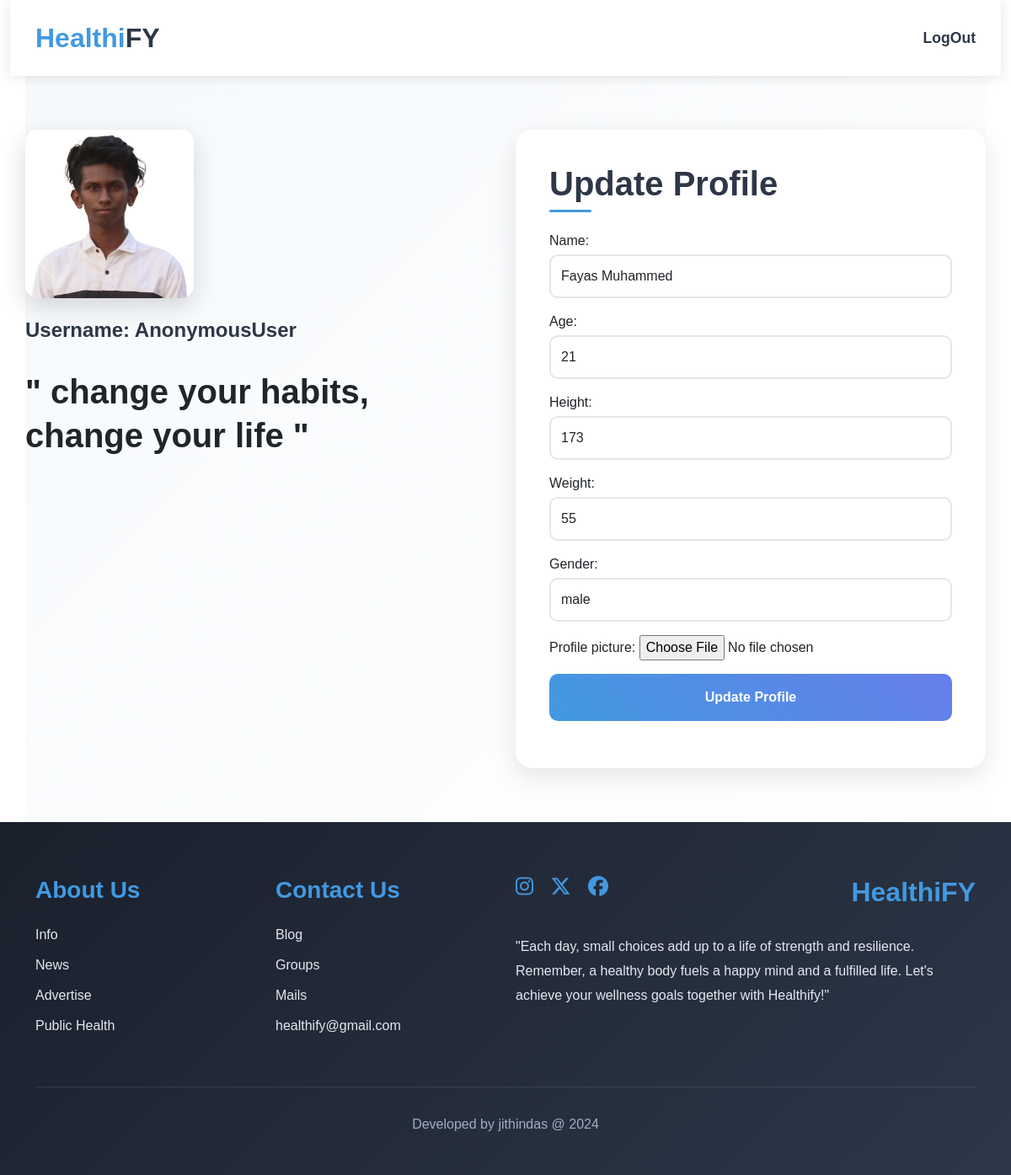
The app's page /upuser/16 with its own data.
### web/models.py (models this page shows, shortened)
class UserProfile_Model(models.Model):
    name=models.CharField(max_length=100,null=True)
    age=models.PositiveIntegerField(null=True)
    height=models.IntegerField(null=True)
    weight=models.IntegerField(null=True)
    gender=models.CharField(max_length=100,choices=[('male','male'),
                                                    ('female','female')],null=True)
    profile_picture=models.FileField(upload_to='images',null=True,blank=True)
    user=models.OneToOneField(User,on_delete=models.CASCADE)
    created_date=models.DateField(auto_now_add=True)
    updated_date=models.DateField(auto_now=True)
    is_active=models.BooleanField(default=True)
    def create_profile(sender,instance,created,**kwargs):
        if created:
            UserProfile_Model.objects.update_or_create(user=instance)
    post_save.connect(sender=User,receiver=create_profile)

### web/views.py (the view, shortened to what this page needs)
# urls.py: path('upuser/<int:pk>', Update_UserProfile_View.as_view(),name='upuser'),
class Update_UserProfile_View(View):
    def get(self, request, *args, **kwargs):
        id = kwargs.get('pk')
        data=UserProfile_Model.objects.get(id=id)
        form = UserProfile_Form(instance=data)
        return render(request, 'profile_update.html', {'form': form,'data':data})

### web/templates/profile_update.html (shortened to what this page needs)
<!DOCTYPE html>
<html lang="en">
<head>
    <link href="https://cdn.jsdelivr.net/npm/bootstrap@5.3.3/dist/css/bootstrap.min.css" rel="stylesheet">
    <link rel="stylesheet" href="https://cdnjs.cloudflare.com/ajax/libs/font-awesome/6.6.0/css/all.min.css">
</head>
<body>
    <div class="container-fluid sticky-top">
        <header>
            <nav class="navbar navbar-expand-lg header">
                <div class="container">
                    <a class="navbar-brand" href="{% url 'profile' %}">
                        <span class="nav_heading">Healthi</span><span class="nav_heading_span">FY</span>
                    </a>
                    <div class="collapse navbar-collapse" id="navbarSupportedContent">
                        <div class="d-flex">
                            <a href="{% url 'logout' %}" class="navbar_link"><b>LogOut</b></a>
                        </div>
                    </div>
                </div>
            </nav>
        </header>
    </div>
    {% block content %}
    <div class="container block1">
        <div class="row">
            <div class="col-lg-6 col-md-6 col-sm-12 col-12">
                {%if data.profile_picture%}
                <div class="profile-image-container" style="background-image: url('{{data.profile_picture.url}}'); background-size: cover; background-position: center;"></div>
                {%else%}
                <div class="profile-image-container" style="background-size: cover; background-position: center; border: 2px solid black;"></div>
                {%endif%}
                <h4 class="block1_sub_heading">Username: {{request.user}}</h4>
                <div class="motivation-quote">
                    " change your habits,<br>change your life "
                </div>
            </div>
            <div class="col-lg-6 col-md-6 col-sm-12 col-12">
                <div class="profile-form-container">
                    <h1 class="block1_heading">Update Profile</h1>
                    <form action="" method="post" enctype="multipart/form-data">
                        {{form.as_p}}
                        <button class="block1_btn btn form-control" type="submit">Update Profile</button>
                    </form>
                </div>
            </div>
        </div>
    </div>
    {% endblock content %}
    <div class="container-fluid footer">
        <div class="container">
            <div class="row">
                <div class="col-lg-6 col-md-6 col-sm-12 col-12">
                    <div class="row">
                        <div class="col-lg-6 col-md-6 col-sm-6 col-12">
                            <h3 class="footer_heading2">About Us</h3>
                            <p class="footer_text">Info</p>
                            <p class="footer_text">News</p>
                            <p class="footer_text">Advertise</p>
                            <p class="footer_text">Public Health</p>
                        </div>
                        <div class="col-lg-6 col-md-6 col-sm-6 col-12">
                            <h3 class="footer_heading2">Contact Us</h3>
                            <p class="footer_text">Blog</p>
                            <p class="footer_text">Groups</p>
                            <p class="footer_text">Mails</p>
                            <p class="footer_text">healthify@gmail.com</p>
                        </div>
                    </div>
                </div>
                <div class="col-lg-6 col-md-6 col-sm-12 col-12">
                    <div class="d-flex justify-content-between align-items-start">
                        <div class="social-icons">
                            <a href=""><i class="fa-brands fa-instagram footer_icon"></i></a>
                            <a href=""><i class="fa-brands fa-x-twitter footer_icon"></i></a>
                            <a href=""><i class="fa-brands fa-facebook footer_icon"></i></a>
                        </div>
                        <h1 class="footer_heading1">HealthiFY</h1>
                    </div>
                    <p class="footer_p">
                        "Each day, small choices add up to a life of strength and resilience. Remember, a healthy body fuels a happy mind and a fulfilled life. Let's achieve your wellness goals together with Healthify!"
                    </p>
                </div>
            </div>
            <p class="footer_p1">Developed by jithindas @ 2024</p>
        </div>
    </div>
</body>
</html>

### web/templates/profile_update.html (style rules this page uses)
* { margin: 0; padding: 0; box-sizing: border-box; font-family: 'Poppins', sans-serif; }
.header { backdrop-filter: blur(12px); box-shadow: 0 2px 15px rgba(0, 0, 0, 0.1); padding: 1rem 0; }
.nav_heading { font-size: 2rem; color: #4299e1; font-weight: 700; transition: all 0.3s ease; }
.nav_heading_span { font-size: 2rem; color: #2d3748; font-weight: 700; }
.navbar_link { text-decoration: none; color: #2d3748; font-size: 1.1rem; transition: all 0.3s ease; position: relative; }
.navbar_link:after { content: ''; position: absolute; width: 0; height: 2px; bottom: -5px; left: 0; background-color: #4299e1; transition: width 0.3s ease; }
.block1 { padding: 4rem 0; background: linear-gradient(135deg, #f6f9fc 0%, #ffffff 100%); }
.profile-image-container { position: relative; width: 200px; height: 200px; border-radius: 15px; overflow: hidden; box-shadow: 0 10px 30px rgba(0, 0, 0, 0.15); transition: transform 0.3s ease; }
.block1_sub_heading { margin-top: 1.5rem; color: #2d3748; font-weight: 600; }
.motivation-quote { font-size: 2.5rem; font-weight: 700; margin-top: 2rem; line-height: 1.3; }
.profile-form-container { background: white; border-radius: 20px; padding: 2.5rem; box-shadow: 0 10px 30px rgba(0, 0, 0, 0.1); transition: transform 0.3s ease; }
.block1_heading { color: #2d3748; font-weight: 700; margin-bottom: 2rem; position: relative; }
.block1_heading:after { content: ''; position: absolute; bottom: -10px; left: 0; width: 50px; height: 3px; background: #4299e1; border-radius: 2px; }
.form-control { border: 2px solid #e2e8f0; border-radius: 10px; padding: 0.75rem; margin-bottom: 1rem; transition: all 0.3s ease; }
.block1_btn { background: linear-gradient(45deg, #4299e1, #667eea); color: white; padding: 1rem; border-radius: 10px; font-weight: 600; transition: all 0.3s ease; border: none; }
.footer { background: linear-gradient(135deg, #1a202c 0%, #2d3748 100%); padding: 4rem 0 2rem; color: white; }
.footer_heading2 { color: #4299e1; font-weight: 600; margin-bottom: 1.5rem; position: relative; }
.footer_text { color: #e2e8f0; transition: all 0.3s ease; margin-bottom: 0.75rem; }
.footer_icon { color: #4299e1; font-size: 1.5rem; margin-right: 1rem; transition: all 0.3s ease; }
.footer_heading1 { font-size: 2rem; color: #4299e1; font-weight: 700; }
.footer_p { color: #e2e8f0; line-height: 1.8; margin-top: 1.5rem; }
.footer_p1 { color: #a0aec0; text-align: center; margin-top: 3rem; padding-top: 2rem; border-top: 1px solid rgba(255, 255, 255, 0.1); }

### records on screen
UserProfile_Model: profile_picture (picture), name "Fayas Muhammed", age "21", height "173", weight "55", gender "male"

### other values on screen
{{ request.user }} "AnonymousUser"
